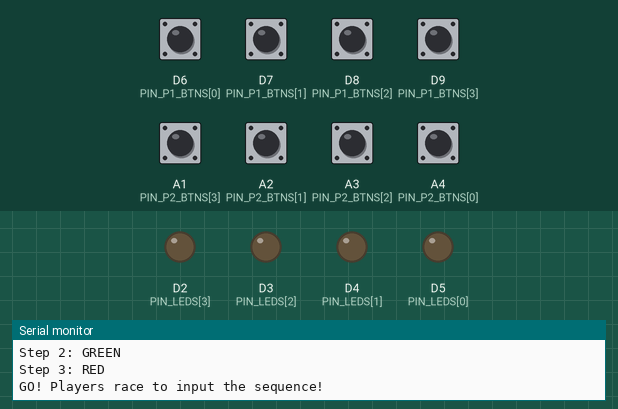
A program run on a simulated Arduino MKR. On the bench: output pins drawn as LEDs (lit = HIGH), the last lines printed to the serial monitor. Dashed ring = blinking. The test bench sets the inputs (shaded band); at power-on: A1 (PIN_P2_BTNS[3]), A2 (PIN_P2_BTNS[1]), A3 (PIN_P2_BTNS[2]), A4 (PIN_P2_BTNS[0]), D6 (PIN_P1_BTNS[0]), D7 (PIN_P1_BTNS[1]), D8 (PIN_P1_BTNS[2]), D9 (PIN_P1_BTNS[3]) HIGH. WiFi joins after 1.5 s; servers stay silent unless stated; random numbers use the default seed unless the program sets one; no MQTT or app messages arrive unless stated; not simulated (calls return 0 or success): arduino_secrets.h.

Above: at 9.9 s.
10.0 s: D7 (PIN_P1_BTNS[1]) pulled LOW for 0.15 s
At 10.6 s:
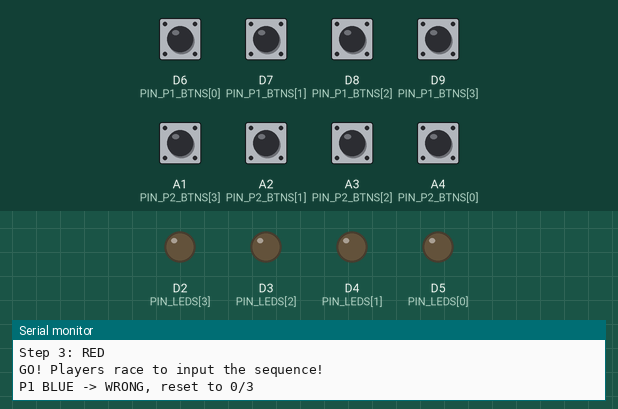
11.6 s: D6 (PIN_P1_BTNS[0]) pulled LOW for 0.15 s
At 12.8 s:
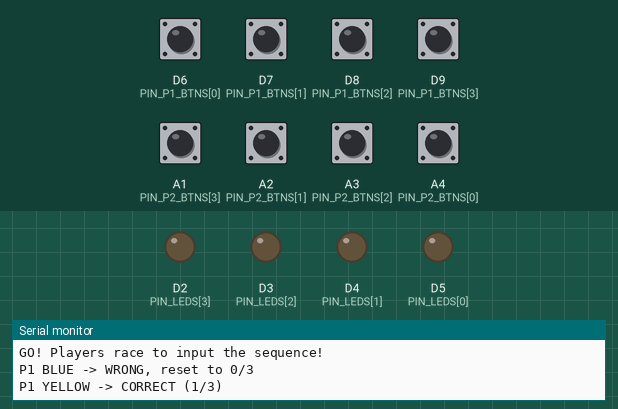
13.2 s: D8 (PIN_P1_BTNS[2]) pulled LOW for 0.15 s
At 14.2 s:
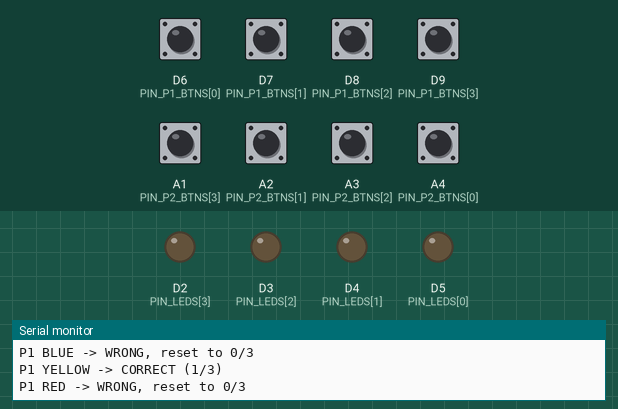
14.8 s: D9 (PIN_P1_BTNS[3]) pulled LOW for 0.15 s
At 15.5 s:
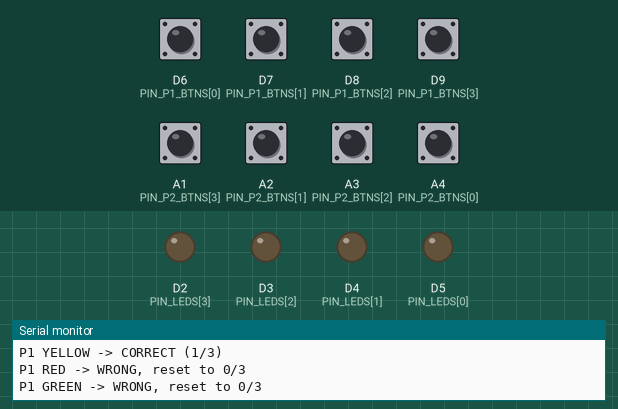
16.4 s: D6 (PIN_P1_BTNS[0]) driven LOW and D9 (PIN_P1_BTNS[3]) driven LOW
At 17.6 s:
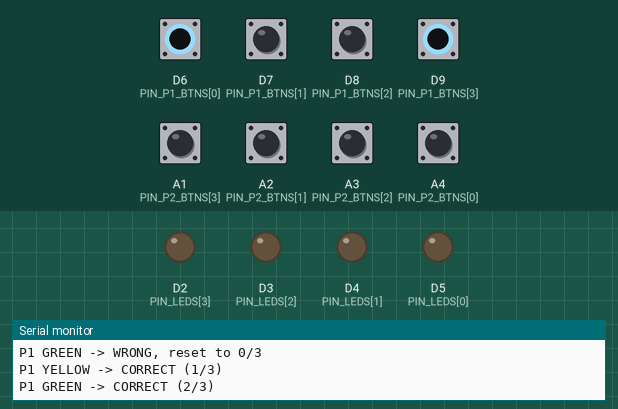
17.9 s: D8 (PIN_P1_BTNS[2]) pulled LOW for 1 s
At 18.08 s:
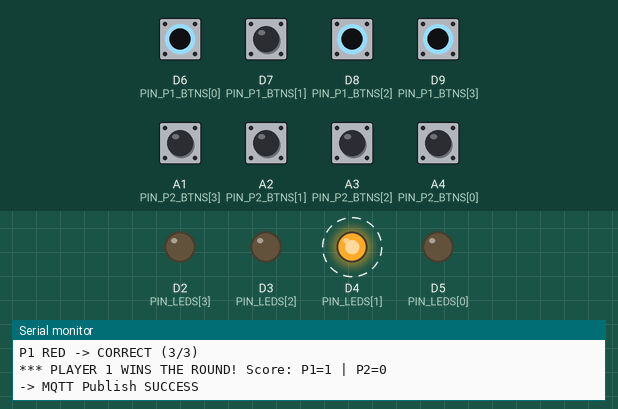
Timing chart, 0 to 23.7 s (numbered marks = the images above; inputs shaded):
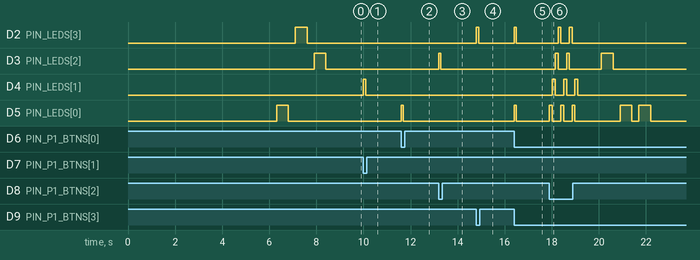

Measured:
- after the input at 10.0 s, D4 (PIN_LEDS[1]): LOW → HIGH at once, → LOW 0.09 s later
- after the input at 11.6 s, D5 (PIN_LEDS[0]): LOW → HIGH at once, → LOW 0.09 s later
- after the input at 13.2 s, D3 (PIN_LEDS[2]): LOW → HIGH at once, → LOW 0.09 s later
- after the input at 14.8 s, D2 (PIN_LEDS[3]): LOW → HIGH at once, → LOW 0.09 s later
- after the input at 16.4 s, D2 (PIN_LEDS[3]), D5 (PIN_LEDS[0]): LOW → HIGH at once, → LOW 0.09 s later
- after the input at 17.9 s, D2 (PIN_LEDS[3]): alternates HIGH for 0.12 s and LOW for 0.36 s, 4 changes in all, then stays LOW, starting after 0.36 s; D3 (PIN_LEDS[2]): goes HIGH 0.12 s, LOW 0.36 s, HIGH 0.12 s, LOW 1.4 s, HIGH 0.50 s, then LOW, starting after 0.24 s

The program:

main.cpp
```cpp
#include <Arduino.h>
#include <SPI.h>
#include <WiFiNINA.h>
#include <PubSubClient.h>
#include "arduino_secrets.h"
#include "config.h"

WiFiClient wifiClient;
PubSubClient mqttClient(wifiClient);
unsigned long lastReconnectAttempt = 0;

uint8_t vespera_payload[PAYLOAD_SIZE];
const char* const COLOURS[4] = {"YELLOW", "BLUE", "RED", "GREEN"};

// 3. NON-BLOCKING GAME STATE & INPUT DEBOUNCING
enum GameState {
  STATE_SHOW_SEQ,
  STATE_PLAYING,
  STATE_ROUND_TRANSITION,
  STATE_VICTORY
};

GameState currentState = STATE_SHOW_SEQ;

uint8_t targetSequence[SEQUENCE_LENGTH];
uint8_t p1Progress = 0;
uint8_t p2Progress = 0;
uint8_t p1Fins = 0; // 0 to FINS_TO_WIN fins (Fins 0-5)
uint8_t p2Fins = 0; // 0 to FINS_TO_WIN fins (Fins 6-11)
uint8_t matchWinner = 0;

// Button detection & debounce tracking
bool p1LastPinState[4] = {HIGH, HIGH, HIGH, HIGH};
bool p2LastPinState[4] = {HIGH, HIGH, HIGH, HIGH};
unsigned long p1LastPressTime[4] = {0, 0, 0, 0};
unsigned long p2LastPressTime[4] = {0, 0, 0, 0};

// Non-blocking local LED timers
unsigned long ledOffTime[4] = {0, 0, 0, 0};

// Non-blocking state timers
unsigned long stateTimer = 0;
unsigned long lastAnimFrameTime = 0;
uint8_t animFrame = 0;

// 4. VESPERA PAYLOAD & NETWORK FUNCTIONS
void clearLocalLEDs() {
  for (uint8_t i = 0; i < 4; i++) {
    digitalWrite(PIN_LEDS[i], LOW);
    ledOffTime[i] = 0;
  }
}

// Optimized to send only the payload array during animations to eliminate lag
void publishVesperaPayload() {
  if (mqttClient.connected()) {
    bool success = mqttClient.publish(TOPIC_LUMINAIRE_DATA, vespera_payload, PAYLOAD_SIZE);
    if (success) {
      Serial.println("-> MQTT Publish SUCCESS");
    } else {
      Serial.println("-> MQTT Publish FAILED (Packet dropped)");
    }
  }
}

void setFinColour(uint8_t finIndex, uint8_t r, uint8_t g, uint8_t b) {
  if (finIndex >= NUM_FINS) return;
  uint16_t startByte = finIndex * LEDS_PER_FIN * 3; // 18 bytes per fin
  for (uint8_t led = 0; led < LEDS_PER_FIN; led++) {
    uint16_t idx = startByte + (led * 3);
    vespera_payload[idx]     = r;
    vespera_payload[idx + 1] = g;
    vespera_payload[idx + 2] = b;
  }
}

void updateScoreboardPayload() {
  if (mqttClient.connected()) {
    mqttClient.publish(TOPIC_CHANNEL_SELECT, VESPERA_CHANNEL_ID);
  }
  memset(vespera_payload, 0, PAYLOAD_SIZE);

  // Player 1 fills Fins 0 to 5 (Bytes 0-107)
  for (uint8_t f = 0; f < p1Fins && f < FINS_TO_WIN; f++) {
    setFinColour(f, P1_COLOUR[0], P1_COLOUR[1], P1_COLOUR[2]);
  }

  // Player 2 fills Fins 6 to 11 (Bytes 108-215)
  for (uint8_t f = 0; f < p2Fins && f < FINS_TO_WIN; f++) {
    setFinColour(FINS_TO_WIN + f, P2_COLOUR[0], P2_COLOUR[1], P2_COLOUR[2]);
  }

  publishVesperaPayload();
}

void maintainNetwork() {
  unsigned long now = millis();
  if (WiFi.status() != WL_CONNECTED) {
    if (now - lastReconnectAttempt > WIFI_RETRY_MS) {
      lastReconnectAttempt = now;
      WiFi.begin(SECRET_WIFIUSER, SECRET_WIFIPASS);
    }
    return;
  }

  if (!mqttClient.connected()) {
    if (now - lastReconnectAttempt > MQTT_RETRY_MS) {
      lastReconnectAttempt = now;
      char clientId[24];
      snprintf(clientId, sizeof(clientId), "MKR1010-%lu", now & 0xFFFF);

      if (mqttClient.connect(clientId, SECRET_MQTTUSER, SECRET_MQTTPASS)) {
        Serial.println("MQTT Connected to mqtt.cetools.org");
        updateScoreboardPayload();
      }
    }
  } else {
    mqttClient.loop();
  }
}

// 5. GAMEPLAY & SEQUENCE GENERATION
void startNewRound() {
  clearLocalLEDs();
  Serial.println("\n--- NEW ROUND: Watch the 3-step sequence! ---");

  delay(SEQ_PRE_DELAY_MS);

  for (uint8_t i = 0; i < SEQUENCE_LENGTH; i++) {
    targetSequence[i] = random(0, 4);
    uint8_t c = targetSequence[i];

    Serial.print("Step ");
    Serial.print(i + 1);
    Serial.print(": ");
    Serial.println(COLOURS[c]);

    digitalWrite(PIN_LEDS[c], HIGH);
    delay(SEQ_ON_MS);
    digitalWrite(PIN_LEDS[c], LOW);
    delay(SEQ_OFF_MS);
  }

  // Flush any button states held down during preview
  for (uint8_t i = 0; i < 4; i++) {
    p1LastPinState[i] = digitalRead(PIN_P1_BTNS[i]);
    p2LastPinState[i] = digitalRead(PIN_P2_BTNS[i]);
  }

  p1Progress = 0;
  p2Progress = 0;
  currentState = STATE_PLAYING;
  Serial.println("GO! Players race to input the sequence!");
}

void handlePlayerPress(uint8_t player, uint8_t index) {
  unsigned long now = millis();

  digitalWrite(PIN_LEDS[index], HIGH);
  ledOffTime[index] = now + LED_ECHO_MS;

  uint8_t &progress = (player == 1) ? p1Progress : p2Progress;

  if (index == targetSequence[progress]) {
    progress++;
    Serial.print("P"); Serial.print(player);
    Serial.print(" "); Serial.print(COLOURS[index]);
    Serial.print(" -> CORRECT ("); Serial.print(progress); Serial.println("/3)");

    if (progress >= SEQUENCE_LENGTH) {
      if (player == 1) p1Fins++;
      else p2Fins++;

      Serial.print("*** PLAYER "); Serial.print(player);
      Serial.print(" WINS THE ROUND! Score: P1="); Serial.print(p1Fins);
      Serial.print(" | P2="); Serial.println(p2Fins);

      updateScoreboardPayload();

      if (p1Fins >= FINS_TO_WIN || p2Fins >= FINS_TO_WIN) {
        matchWinner = player;
        currentState = STATE_VICTORY;
        stateTimer = now;
        lastAnimFrameTime = 0;
        animFrame = 0;
        Serial.print(">>> PLAYER "); Serial.print(matchWinner);
        Serial.println(" TAKES OVER VESPERA! <<<");
      } else {
        currentState = STATE_ROUND_TRANSITION;
        stateTimer = now;
        animFrame = 0;
      }
    }
  } else {
    if (index == targetSequence[0]) {
      progress = 1;
      Serial.print("P"); Serial.print(player);
      Serial.print(" "); Serial.print(COLOURS[index]);
      Serial.println(" -> MISMATCH, restarted at Step 1/3");
    } else {
      progress = 0;
      Serial.print("P"); Serial.print(player);
      Serial.print(" "); Serial.print(COLOURS[index]);
      Serial.println(" -> WRONG, reset to 0/3");
    }
  }
}

void pollInputsNonBlocking() {
  unsigned long now = millis();

  for (uint8_t i = 0; i < 4; i++) {
    if (ledOffTime[i] > 0 && now >= ledOffTime[i]) {
      digitalWrite(PIN_LEDS[i], LOW);
      ledOffTime[i] = 0;
    }
  }

  for (uint8_t i = 0; i < 4; i++) {
    bool p1State = digitalRead(PIN_P1_BTNS[i]);
    if (p1State == LOW && p1LastPinState[i] == HIGH && (now - p1LastPressTime[i] >= DEBOUNCE_MS)) {
      p1LastPressTime[i] = now;
      handlePlayerPress(1, i);
      if (currentState != STATE_PLAYING) return;
    }
    p1LastPinState[i] = p1State;

    bool p2State = digitalRead(PIN_P2_BTNS[i]);
    if (p2State == LOW && p2LastPinState[i] == HIGH && (now - p2LastPressTime[i] >= DEBOUNCE_MS)) {
      p2LastPressTime[i] = now;
      handlePlayerPress(2, i);
      if (currentState != STATE_PLAYING) return;
    }
    p2LastPinState[i] = p2State;
  }
}

// 6. SETUP & MAIN LOOP
void setup() {
  Serial.begin(9600);
  unsigned long serialWait = millis();
  while (!Serial && (millis() - serialWait < 2500));

  for (uint8_t i = 0; i < 4; i++) {
    pinMode(PIN_LEDS[i], OUTPUT);
    digitalWrite(PIN_LEDS[i], LOW);
    pinMode(PIN_P1_BTNS[i], INPUT_PULLUP);
    pinMode(PIN_P2_BTNS[i], INPUT_PULLUP);
  }

  randomSeed(analogRead(PIN_RNG_SEED));

  mqttClient.setBufferSize(MQTT_BUF_SIZE);
  mqttClient.setServer(MQTT_BROKER_HOST, MQTT_BROKER_PORT);

  Serial.print("Connecting to Wi-Fi: ");
  Serial.println(SECRET_WIFIUSER);
  WiFi.begin(SECRET_WIFIUSER, SECRET_WIFIPASS);
  unsigned long wifiWait = millis();
  while (WiFi.status() != WL_CONNECTED && (millis() - wifiWait < 6000)) {
    delay(250);
    Serial.print(".");
  }
  Serial.println();

  Serial.println("Waiting for MQTT broker...");
  while (!mqttClient.connected()) {
    maintainNetwork();
    delay(250);
  }

  updateScoreboardPayload();
  startNewRound();
}

void loop() {
  maintainNetwork();
  unsigned long now = millis();

  switch (currentState) {
    case STATE_PLAYING:
      pollInputsNonBlocking();
      break;

    case STATE_ROUND_TRANSITION:
      if (now - lastAnimFrameTime >= TRANS_FRAME_MS) {
        lastAnimFrameTime = now;
        for (uint8_t i = 0; i < 4; i++) {
          digitalWrite(PIN_LEDS[i], (i == (animFrame % 4)) ? HIGH : LOW);
        }
        animFrame++;
      }
      if (now - stateTimer >= TRANS_DURATION_MS) {
        startNewRound();
      }
      break;

    case STATE_VICTORY:
      if (now - lastAnimFrameTime >= VICTORY_FRAME_MS) {
        lastAnimFrameTime = now;
        const uint8_t* winRGB = (matchWinner == 1) ? P1_COLOUR : P2_COLOUR;
        uint8_t frameInCycle = animFrame % 36;

        // ACT 1: Alternating Strobe (Frames 0 to 11)
        if (frameInCycle < ACT1_END_FRAME) {
          for (uint8_t f = 0; f < NUM_FINS; f++) {
            if ((f + animFrame) % 2 == 0) {
              setFinColour(f, winRGB[0], winRGB[1], winRGB[2]);
            } else {
              setFinColour(f, winRGB[0] / 8, winRGB[1] / 8, winRGB[2] / 8);
            }
          }
        }
        // ACT 2: Dual-Comet Vortex Spin (Frames 12 to 23)
        else if (frameInCycle < ACT2_END_FRAME) {
          uint8_t cometPos = animFrame % NUM_FINS;
          for (uint8_t f = 0; f < NUM_FINS; f++) {
            if (f == cometPos || f == (cometPos + 6) % NUM_FINS) {
              setFinColour(f, winRGB[0], winRGB[1], winRGB[2]);
            } else {
              setFinColour(f, 0, 0, 0);
            }
          }
        }
        // ACT 3: Smooth Breathing Pulse (Frames 24 to 35)
        else {
          uint8_t div = ((animFrame / 2) % 2 == 0) ? 1 : 6;
          for (uint8_t f = 0; f < NUM_FINS; f++) {
            setFinColour(f, winRGB[0] / div, winRGB[1] / div, winRGB[2] / div);
          }
        }

        publishVesperaPayload();

        // Chase local 4 LEDs in sync
        for (uint8_t i = 0; i < 4; i++) {
          digitalWrite(PIN_LEDS[i], (i == (animFrame % 4)) ? HIGH : LOW);
        }
        animFrame++;
      }

      if (now - stateTimer >= VICTORY_ANIM_MS) {
        p1Fins = 0;
        p2Fins = 0;
        updateScoreboardPayload();
        startNewRound();
      }
      break;

    default:
      startNewRound();
      break;
  }
}
```

config.h
```cpp
// Set macros and hardcoded variables here, helps keep main.cpp cleaner & more readable

#ifndef CONFIG_H
#define CONFIG_H

#include <Arduino.h>


// 1. MQTT BROKER & TOPIC CONFIGURATION
// Change channel ID here if desired
#define VESPERA_CHANNEL_ID     "14"
#define MQTT_BROKER_HOST       "mqtt.cetools.org"
#define MQTT_BROKER_PORT       1884

// Topic
#define TOPIC_PREFIX           "student/CASA0014/luminaire/"
#define TOPIC_CHANNEL_SELECT   TOPIC_PREFIX "user"
#define TOPIC_LUMINAIRE_DATA   TOPIC_PREFIX VESPERA_CHANNEL_ID


// 2. VESPERA & BUFFER SIZES
const uint8_t NUM_FINS         = 12;
const uint8_t LEDS_PER_FIN     = 6;
const uint8_t TOTAL_LEDS       = NUM_FINS * LEDS_PER_FIN; // 72 LEDs
const uint16_t PAYLOAD_SIZE    = TOTAL_LEDS * 3;          // 216 RGB bytes
const uint16_t MQTT_BUF_SIZE   = 512;


// 3. HARDWARE PIN DEFINITIONS
// Array indices: 0 = Yellow, 1 = Blue, 2 = Red, 3 = Green
const uint8_t PIN_LEDS[4]      = {5, 4, 3, 2};
const uint8_t PIN_P1_BTNS[4]   = {6, 7, 8, 9};
const uint8_t PIN_P2_BTNS[4]   = {A4, A2, A3, A1};
const uint8_t PIN_RNG_SEED     = A0; // Floating analog pin (for random seed)


// 4. GAMEPLAY & TIMING CONFIGURATION
const uint8_t SEQUENCE_LENGTH  = 3;
const uint8_t FINS_TO_WIN      = 6; // 6 fins per player = 36 LEDs
const unsigned long DEBOUNCE_MS      = 35;
const unsigned long LED_ECHO_MS      = 90;
const unsigned long VICTORY_ANIM_MS  = 6000;
const unsigned long VICTORY_FRAME_MS = 250; // 4Hz throttled publish

// Player Colors (R, G, B)
const uint8_t P1_COLOUR[3]     = {0, 220, 25}; // Green
const uint8_t P2_COLOUR[3]     = {220, 0, 250};  // Purple

// Sequence display timing
const unsigned long SEQ_PRE_DELAY_MS = 1000;
const unsigned long SEQ_ON_MS = 500;
const unsigned long SEQ_OFF_MS = 300;

// Round transition animation
const unsigned long TRANS_FRAME_MS = 120;
const unsigned long TRANS_DURATION_MS = 1200;

// Victory animation frame boundaries
const uint8_t ACT1_END_FRAME = 12;
const uint8_t ACT2_END_FRAME = 24;

const unsigned long WIFI_RETRY_MS = 10000;  // Retry Wi-Fi every 10 seconds
const unsigned long MQTT_RETRY_MS = 5000;

#endif
```
